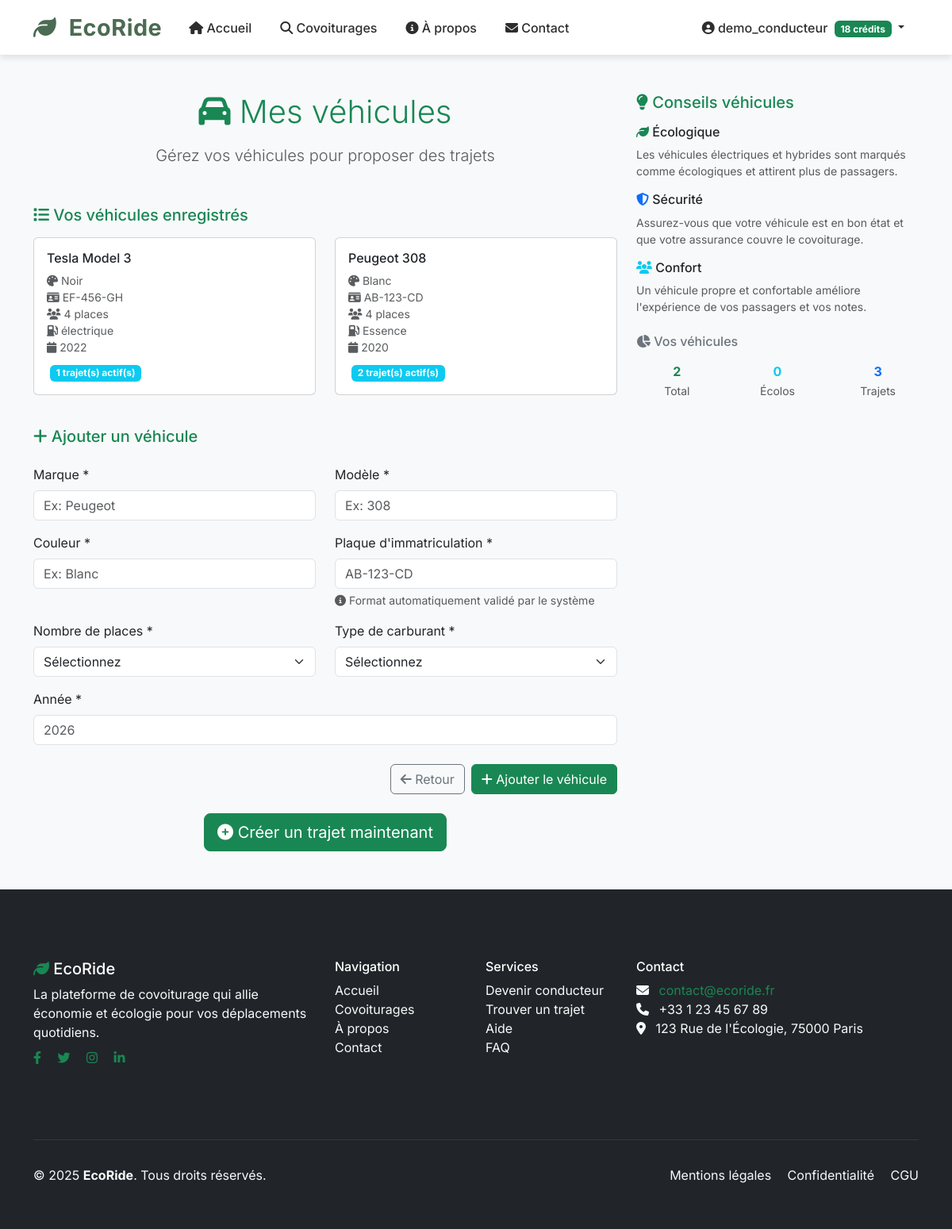
Screenshot of /?page=add-vehicle (signed in) with the database file from the repository.
### tables this page shows
CREATE TABLE vehicles (
    id INT AUTO_INCREMENT PRIMARY KEY,
    user_id INT NOT NULL,                             
    brand VARCHAR(50) NOT NULL,                       
    model VARCHAR(50) NOT NULL,                       
    color VARCHAR(30),                                
    license_plate VARCHAR(20) UNIQUE,                 
    seats INT NOT NULL,                               
    fuel_type ENUM(                                   
        'essence',
        'diesel',
        'électrique',
        'hybride'
    ) DEFAULT 'essence',
    year YEAR,                                        
    created_at TIMESTAMP DEFAULT CURRENT_TIMESTAMP,
    updated_at TIMESTAMP NULL ON UPDATE CURRENT_TIMESTAMP,  
    FOREIGN KEY (user_id) REFERENCES users (id) ON DELETE CASCADE
);

### includes/session.php (called while the page is built, shortened)
<?php
class Session
{
    public static function isLoggedIn()
    {
        return isset($_SESSION['user_id']) && !empty($_SESSION['user_id']);
    }
    public static function getCurrentUser()
    {
        return [
            'id' => $_SESSION['user_id'],
            'username' => $_SESSION['username'],
            'email' => $_SESSION['email'],
            'credits' => $_SESSION['credits'],
            'role' => $_SESSION['role'],
            'login_time' => $_SESSION['login_time']
        ];
    }
}
function getCurrentUser()
{
    return Session::getCurrentUser();
}

### classes/Vehicle.php (called while the page is built, shortened)
<?php
class Vehicle
{
    private $pdo;
    public function __construct($pdo, $id = null)
    {
        $this->pdo = $pdo;
        if ($id !== null) {
            $this->loadById($id);
        }
    }
    public function loadById($id)
    {
        $stmt = $this->pdo->prepare("SELECT * FROM vehicles WHERE id = ?");
        $stmt->execute([$id]);
        $vehicle = $stmt->fetch(PDO::FETCH_ASSOC);
        $this->data = $vehicle;
        return $this->data;
    }
    public static function getByUser($pdo, $userId)
    {
        $stmt = $pdo->prepare("
            SELECT v.*,
                   COUNT(DISTINCT t.id) as active_trips_count
            FROM vehicles v
            LEFT JOIN trips t ON v.id = t.vehicle_id AND t.status = 'active'
            WHERE v.user_id = ?
            GROUP BY v.id
            ORDER BY v.created_at DESC
        ");
        $stmt->execute([$userId]);
        return $stmt->fetchAll(PDO::FETCH_ASSOC);
    }
}

### pages/add-vehicle.php (the view, shortened to what this page needs)
<?php
require_once 'includes/session.php';
require_once 'config/database.php';
require_once 'classes/Vehicle.php';
$user = getCurrentUser();
$formData = [];
try {
    $userVehicles = Vehicle::getByUser($pdo, $user['id']);
} catch (Exception $e) {
    $userVehicles = [];
}
?>
<section class="py-5 bg-light">
    <div class="container">
        <div class="row justify-content-center">
            <div class="col-lg-8">
                <div class="text-center mb-5">
                    <h1 class="display-6 text-success mb-3">
                        <i class="fas fa-car"></i> Mes véhicules
                    </h1>
                    <p class="lead text-muted">
                        Gérez vos véhicules pour proposer des trajets
                    </p>
                </div>
                <?php if (!empty($userVehicles)): ?>
                    <div class="auth-card mb-4">
                        <h5 class="text-success mb-3">
                            <i class="fas fa-list"></i> Vos véhicules enregistrés
                        </h5>
                        <div class="row">
                            <?php foreach ($userVehicles as $vehicle): ?>
                                <div class="col-md-6 mb-3">
                                    <div class="card">
                                        <div class="card-body">
                                            <h6 class="card-title">
                                                <?= htmlspecialchars($vehicle['brand'] . ' ' . $vehicle['model']) ?>
                                            </h6>
                                            <p class="card-text small text-muted mb-2">
                                                <i class="fas fa-palette"></i> <?= htmlspecialchars($vehicle['color']) ?><br>
                                                <i class="fas fa-id-card"></i> <?= htmlspecialchars($vehicle['license_plate']) ?><br>
                                                <i class="fas fa-users"></i> <?= $vehicle['seats'] ?> places<br>
                                                <i class="fas fa-gas-pump"></i> <?= ucfirst($vehicle['fuel_type']) ?><br>
                                                <i class="fas fa-calendar"></i> <?= $vehicle['year'] ?>
                                            </p>
                                            <?php
                                            try {
                                                $vehicleObj = new Vehicle($pdo, $vehicle['id']);
                                            ?>
                                            <?php endif;
                                            } catch (Exception $e) {
                                            } ?>
                                            <?php if (($vehicle['active_trips_count'] ?? 0) > 0): ?>
                                                <span class="badge bg-info ms-1">
                                                    <?= $vehicle['active_trips_count'] ?> trajet(s) actif(s)
                                                </span>
                                            <?php endif; ?>
                                        </div>
                                    </div>
                                </div>
                            <?php endforeach; ?>
                        </div>
                    </div>
                <?php endif; ?>
                <div class="auth-card">
                    <h5 class="text-success mb-4">
                        <i class="fas fa-plus"></i> Ajouter un véhicule
                    </h5>
                    <form method="POST">
                        <div class="row mb-3">
                            <div class="col-md-6">
                                <label for="brand" class="form-label">Marque *</label>
                                <input type="text"
                                    class="form-control"
                                    id="brand"
                                    name="brand"
                                    value="<?= htmlspecialchars($formData['brand'] ?? '') ?>"
                                    placeholder="Ex: Peugeot"
                                    required>
                            </div>
                            <div class="col-md-6">
                                <label for="model" class="form-label">Modèle *</label>
                                <input type="text"
                                    class="form-control"
                                    id="model"
                                    name="model"
                                    value="<?= htmlspecialchars($formData['model'] ?? '') ?>"
                                    placeholder="Ex: 308"
                                    required>
                            </div>
                        </div>
                        <div class="row mb-3">
                            <div class="col-md-6">
                                <label for="color" class="form-label">Couleur *</label>
                                <input type="text"
                                    class="form-control"
                                    id="color"
                                    name="color"
                                    value="<?= htmlspecialchars($formData['color'] ?? '') ?>"
                                    placeholder="Ex: Blanc"
                                    required>
                            </div>
                            <div class="col-md-6">
                                <label for="license_plate" class="form-label">Plaque d'immatriculation *</label>
                                <input type="text"
                                    class="form-control"
                                    id="license_plate"
                                    name="license_plate"
                                    value="<?= htmlspecialchars($formData['license_plate'] ?? '') ?>"
                                    placeholder="AB-123-CD"
                                    pattern="[A-Z]{2}-[0-9]{3}-[A-Z]{2}"
                                    maxlength="9"
                                    required>
                                <div class="form-text">
                                    <i class="fas fa-info-circle"></i>
                                    Format automatiquement validé par le système
                                </div>
                            </div>
                        </div>
                        <div class="row mb-3">
                            <div class="col-md-6">
                                <label for="seats" class="form-label">Nombre de places *</label>
                                <select class="form-select" id="seats" name="seats" required>
                                    <option value="">Sélectionnez</option>
                                </select>
                            </div>
                            <div class="col-md-6">
                                <label for="fuel_type" class="form-label">Type de carburant *</label>
                                <select class="form-select" id="fuel_type" name="fuel_type" required>
                                    <option value="">Sélectionnez</option>
                                </select>
                            </div>
                        </div>
                        <div class="mb-4">
                            <label for="year" class="form-label">Année *</label>
                            <input type="number"
                                class="form-control"
                                id="year"
                                name="year"
                                value="<?= htmlspecialchars($formData['year'] ?? '') ?>"
                                min="1990"
                                max="<?= date('Y') + 1 ?>"
                                placeholder="<?= date('Y') ?>"
                                required>
                        </div>
                        <div class="d-grid gap-2 d-md-flex justify-content-md-end">
                            <a href="?page=create-trip" class="btn btn-outline-secondary">
                                <i class="fas fa-arrow-left"></i> Retour
                            </a>
                            <button type="submit" name="add_vehicle" class="btn btn-success">
                                <i class="fas fa-plus"></i> Ajouter le véhicule
                            </button>
                        </div>
                    </form>
                </div>
                <?php if (!empty($userVehicles)): ?>
                    <div class="text-center mt-4">
                        <a href="?page=create-trip" class="btn btn-success btn-lg">
                            <i class="fas fa-plus-circle"></i> Créer un trajet maintenant
                        </a>
                    </div>
                <?php endif; ?>
            </div>
            <div class="col-lg-4">
                <div class="auth-card">
                    <h5 class="text-success mb-3">
                        <i class="fas fa-lightbulb"></i> Conseils véhicules
                    </h5>
                    <div class="mb-3">
                        <h6><i class="fas fa-leaf text-success"></i> Écologique</h6>
                        <p class="small text-muted">
                            Les véhicules électriques et hybrides sont marqués comme écologiques et attirent plus de passagers.
                        </p>
                    </div>
                    <div class="mb-3">
                        <h6><i class="fas fa-shield-alt text-primary"></i> Sécurité</h6>
                        <p class="small text-muted">
                            Assurez-vous que votre véhicule est en bon état et que votre assurance couvre le covoiturage.
                        </p>
                    </div>
                    <div class="mb-0">
                        <h6><i class="fas fa-users text-info"></i> Confort</h6>
                        <p class="small text-muted">
                            Un véhicule propre et confortable améliore l'expérience de vos passagers et vos notes.
                        </p>
                    </div>
                </div>
                <?php if (!empty($userVehicles)): ?>
                    <div class="auth-card mt-4">
                        <h6 class="text-secondary mb-3">
                            <i class="fas fa-chart-pie"></i> Vos véhicules
                        </h6>
                        <?php
                        $totalVehicles = count($userVehicles);
                        $ecologicalCount = 0;
                        $totalActiveTrips = 0;
                        foreach ($userVehicles as $vehicle) {
                            try {
                                $vehicleObj = new Vehicle($pdo, $vehicle['id']);
                            } catch (Exception $e) {
                            }
                            $totalActiveTrips += ($vehicle['active_trips_count'] ?? 0);
                        }
                        ?>
                        <div class="row text-center">
                            <div class="col-4">
                                <div class="fw-bold text-success"><?= $totalVehicles ?></div>
                                <small class="text-muted">Total</small>
                            </div>
                            <div class="col-4">
                                <div class="fw-bold text-info"><?= $ecologicalCount ?></div>
                                <small class="text-muted">Écolos</small>
                            </div>
                            <div class="col-4">
                                <div class="fw-bold text-primary"><?= $totalActiveTrips ?></div>
                                <small class="text-muted">Trajets</small>
                            </div>
                        </div>
                    </div>
                <?php endif; ?>
            </div>
        </div>
    </div>
</section>

### assets/css/style.css (style rules this page uses)
body { font-family: 'Inter', sans-serif; background-color: #F5F8FA; margin: 0; padding: 0; }

### rows the page displays
vehicles: brand+model "Tesla Model 3", color "Noir", license_plate "EF-456-GH", seats "4", fuel_type "électrique", year "2022", active_trips_count "1"
vehicles: brand+model "Peugeot 308", color "Blanc", license_plate "AB-123-CD", seats "4", fuel_type "Essence", year "2020", active_trips_count "2"

### other values shown
$user['username'] "demo_conducteur"
$user['credits'] "18"
$totalVehicles "2"
$ecologicalCount "0"
$totalActiveTrips "3"
